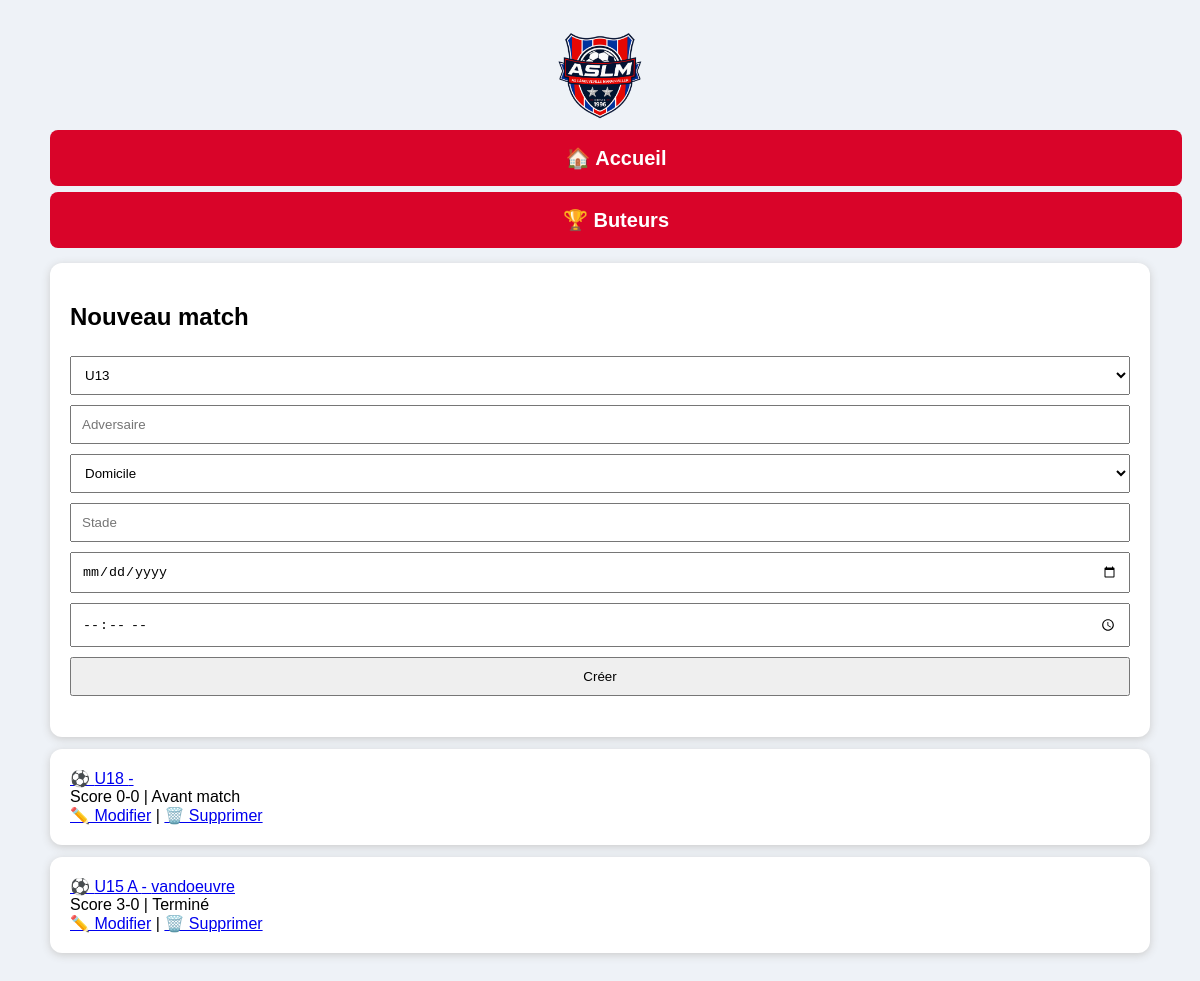
Before: /admin (signed in) with the older database file.
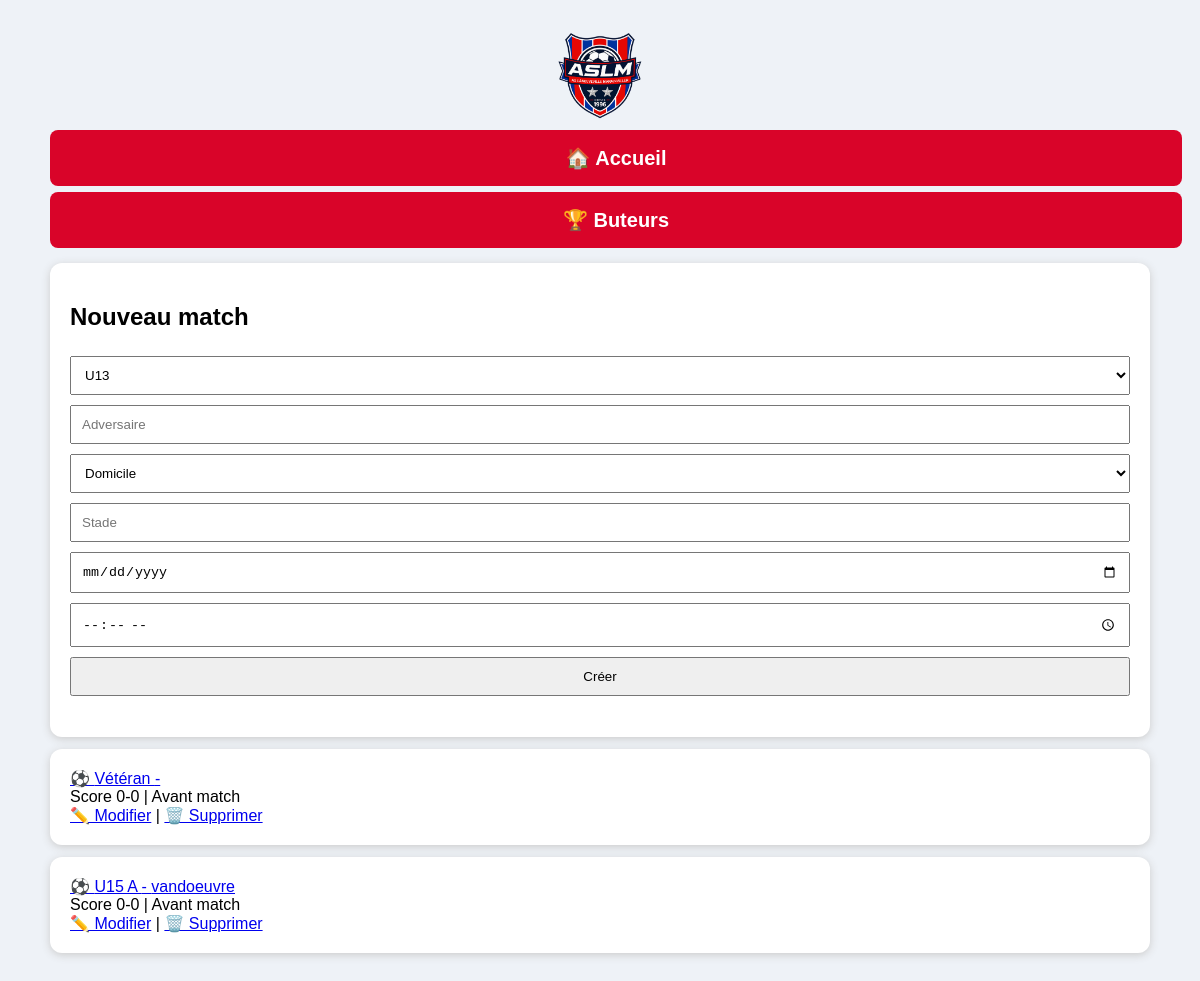
After: the same page with the newer database file.
### tables this page shows
CREATE TABLE matchs(id INTEGER PRIMARY KEY AUTOINCREMENT,equipe TEXT,adversaire TEXT,domicile TEXT,stade TEXT,date_match TEXT,heure_match TEXT,score_aslm INTEGER DEFAULT 0,score_adv INTEGER DEFAULT 0,statut TEXT DEFAULT 'Avant match');

### app.py (the view)
@app.route("/admin")
def admin():
    if not session.get("admin"):
        return redirect("/login")
    c = db()
    cur = c.cursor()
    cur.execute(
        "SELECT * FROM matchs ORDER BY id DESC"
    )
    matchs = cur.fetchall()
    c.close()
    return render_template(
        "admin.html",
        matchs=matchs,
        equipes=EQUIPES
    )

### app.py (called while the page is built)
def db():
    print("BASE SQLITE :", DB)
    return sqlite3.connect(DB)

### templates/admin.html (shortened to what this page needs)
<html>
	<head>
			<link rel='stylesheet' href='/static/style.css'/>
			<body>
				<img class='logo' src='/static/logo_aslm.png'>
					<div class='menu'>
						<a class='btn' href='/'>🏠 Accueil</a>
						<a class='btn' href='/buteurs'>🏆 Buteurs</a>
					</div>
					<div class='card'>
						<h2>Nouveau match</h2>
						<form action='/create' method='post'>
							<select name='equipe'>{% for e in equipes %}<option>{{e}}</option>{% endfor %}</select>
							<input name='adversaire' placeholder='Adversaire'>
								<select name='domicile'>
									<option>Domicile</option>
								</select>
								<input name='stade' placeholder='Stade'>
									<input type='date' name='date_match'>
										<input type='time' name='heure_match'>
											<button>Créer</button>
										</form>
									</div>{% for m in matchs %}<div class='card'>
										<a href='/match/{{m[0]}}'>⚽ {{m[1]}} - {{m[2]}}</a>
										<br>Score {{m[7]}}-{{m[8]}} | {{m[9]}}<br>
												<a href='/edit/{{m[0]}}'>✏️ Modifier</a> | <a href='/confirm_delete/{{m[0]}}'>🗑️ Supprimer</a>
											</div>{% endfor %}</body>
									</html>

### static/style.css (style rules this page uses)
body { font-family:Arial,sans-serif;background:#eef2f7;max-width:1100px;margin:auto;padding:20px }
.logo { width:90px;height:auto;display:block;margin:10px auto }
.card { background:#fff;border-radius:12px;padding:20px;margin:12px 0;box-shadow:0 2px 8px #ccc }
.btn { background:#d90429;color:#fff;padding:10px 14px;text-decoration:none;border-radius:6px;display:inline-block;margin:3px }
.menu { text-align:center;margin-bottom:15px }
input,select,button { padding:8px;margin:4px }
input, select, button { width: 100%; box-sizing: border-box; padding: 10px; margin: 5px 0; }
.btn { display:block; width:100%; text-align:center; background:#d90429; color:white; text-decoration:none; padding:16px; margin:6px 0; border-radius:8px; font-size:20px; font-weight:bold; }

Changed rows visible on the page:
removed matchs: equipe "U18", score_aslm "0", score_adv "0", statut "Avant match"
added matchs: equipe "Vétéran", score_aslm "0", score_adv "0", statut "Avant match"
changed matchs "vandoeuvre": score_aslm "3" → "0"; statut "Terminé" → "Avant match"
